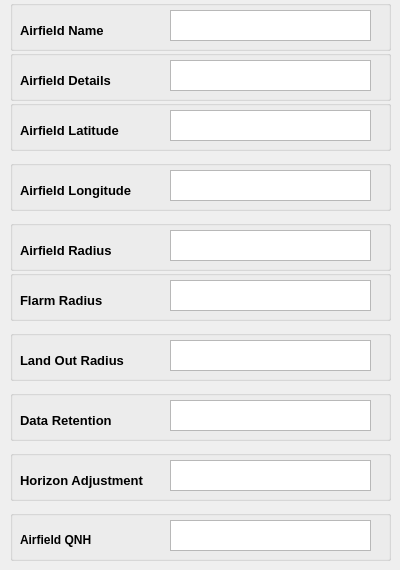
        <widget class="QWidget" name="AirfieldConfig">
         <attribute name="title">
          <string>Airfield Data</string>
         </attribute>
         <widget class="QGroupBox" name="AirfieldGroupBox">
          <property name="geometry">
           <rect>
            <x>10</x>
            <y>0</y>
            <width>381</width>
            <height>51</height>
           </rect>
          </property>
          <property name="toolTip">
           <string>&lt;html&gt;&lt;head/&gt;&lt;body&gt;&lt;p&gt;Name of airfield in Flarm or OGN databases&lt;/p&gt;&lt;/body&gt;&lt;/html&gt;</string>
          </property>
          <property name="title">
           <string/>
          </property>
          <widget class="QLabel" name="AirfieldBaseLabel">
           <property name="geometry">
            <rect>
             <x>10</x>
             <y>20</y>
             <width>151</width>
             <height>20</height>
            </rect>
           </property>
           <property name="font">
            <font>
             <pointsize>10</pointsize>
             <weight>75</weight>
             <bold>true</bold>
            </font>
           </property>
           <property name="text">
            <string>Airfield Name</string>
           </property>
          </widget>
          <widget class="QTextEdit" name="AirfieldBase">
           <property name="geometry">
            <rect>
             <x>160</x>
             <y>10</y>
             <width>201</width>
             <height>31</height>
            </rect>
           </property>
          </widget>
         </widget>
         <widget class="QGroupBox" name="AirfieldDetailsBox">
          <property name="geometry">
           <rect>
            <x>10</x>
            <y>50</y>
            <width>381</width>
            <height>51</height>
           </rect>
          </property>
          <property name="toolTip">
           <string>&lt;html&gt;&lt;head/&gt;&lt;body&gt;&lt;p&gt;Long name of airfield&lt;/p&gt;&lt;/body&gt;&lt;/html&gt;</string>
          </property>
          <property name="title">
           <string/>
          </property>
          <widget class="QLabel" name="AirfieldDetailsLabel">
           <property name="geometry">
            <rect>
             <x>10</x>
             <y>20</y>
             <width>151</width>
             <height>20</height>
            </rect>
           </property>
           <property name="font">
            <font>
             <pointsize>10</pointsize>
             <weight>75</weight>
             <bold>true</bold>
            </font>
           </property>
           <property name="text">
            <string>Airfield Details</string>
           </property>
          </widget>
          <widget class="QTextEdit" name="AirfieldDetails">
           <property name="geometry">
            <rect>
             <x>160</x>
             <y>10</y>
             <width>201</width>
             <height>31</height>
            </rect>
           </property>
           <property name="sizePolicy">
            <sizepolicy hsizetype="Expanding" vsizetype="Ignored">
             <horstretch>0</horstretch>
             <verstretch>0</verstretch>
            </sizepolicy>
           </property>
           <property name="font">
            <font>
             <pointsize>8</pointsize>
             <weight>50</weight>
             <bold>false</bold>
            </font>
           </property>
          </widget>
         </widget>
         <widget class="QGroupBox" name="AirfieldLatitudeBox">
          <property name="geometry">
           <rect>
            <x>10</x>
            <y>100</y>
            <width>381</width>
            <height>51</height>
           </rect>
          </property>
          <property name="toolTip">
           <string>&lt;html&gt;&lt;head/&gt;&lt;body&gt;&lt;p&gt;Latitude of Base Airfield&lt;/p&gt;&lt;/body&gt;&lt;/html&gt;</string>
          </property>
          <property name="title">
           <string/>
          </property>
          <widget class="QLabel" name="AirfieldLatitudeLabel">
           <property name="geometry">
            <rect>
             <x>10</x>
             <y>20</y>
             <width>151</width>
             <height>20</height>
            </rect>
           </property>
           <property name="font">
            <font>
             <pointsize>10</pointsize>
             <weight>75</weight>
             <bold>true</bold>
            </font>
           </property>
           <property name="text">
            <string>Airfield Latitude</string>
           </property>
          </widget>
          <widget class="QTextEdit" name="AirfieldLatitude">
           <property name="geometry">
            <rect>
             <x>160</x>
             <y>10</y>
             <width>201</width>
             <height>31</height>
            </rect>
           </property>
           <property name="toolTip">
            <string>&lt;html&gt;&lt;head/&gt;&lt;body&gt;&lt;p&gt;Format is: d.dddd N|S&lt;/p&gt;&lt;/body&gt;&lt;/html&gt;</string>
           </property>
          </widget>
         </widget>
         <widget class="QGroupBox" name="AirfieldLongitudeBox">
          <property name="geometry">
           <rect>
            <x>10</x>
            <y>160</y>
            <width>381</width>
            <height>51</height>
           </rect>
          </property>
          <property name="toolTip">
           <string>&lt;html&gt;&lt;head/&gt;&lt;body&gt;&lt;p&gt;Longitude of base airfield&lt;/p&gt;&lt;/body&gt;&lt;/html&gt;</string>
          </property>
          <property name="title">
           <string/>
          </property>
          <widget class="QLabel" name="AirfieldLongitudeLabel">
           <property name="geometry">
            <rect>
             <x>10</x>
             <y>20</y>
             <width>151</width>
             <height>20</height>
            </rect>
           </property>
           <property name="font">
            <font>
             <pointsize>10</pointsize>
             <weight>75</weight>
             <bold>true</bold>
            </font>
           </property>
           <property name="text">
            <string>Airfield Longitude</string>
           </property>
          </widget>
          <widget class="QTextEdit" name="AirfieldLongitude">
           <property name="geometry">
            <rect>
             <x>160</x>
             <y>10</y>
             <width>201</width>
             <height>31</height>
            </rect>
           </property>
           <property name="toolTip">
            <string>&lt;html&gt;&lt;head/&gt;&lt;body&gt;&lt;p&gt;Format is: d.dddd E|W&lt;/p&gt;&lt;/body&gt;&lt;/html&gt;</string>
           </property>
          </widget>
         </widget>
         <widget class="QGroupBox" name="AirfieldFlarmRadiusBox">
          <property name="geometry">
           <rect>
            <x>10</x>
            <y>270</y>
            <width>381</width>
            <height>51</height>
           </rect>
          </property>
          <property name="toolTip">
           <string>&lt;html&gt;&lt;head/&gt;&lt;body&gt;&lt;p&gt;Radius of Flarm signals to be included, in Km&lt;/p&gt;&lt;/body&gt;&lt;/html&gt;</string>
          </property>
          <property name="title">
           <string/>
          </property>
          <widget class="QLabel" name="AirfieldFlarmRadiusLabel">
           <property name="geometry">
            <rect>
             <x>10</x>
             <y>20</y>
             <width>151</width>
             <height>20</height>
            </rect>
           </property>
           <property name="font">
            <font>
             <pointsize>10</pointsize>
             <weight>75</weight>
             <bold>true</bold>
            </font>
           </property>
           <property name="text">
            <string>Flarm Radius</string>
           </property>
          </widget>
          <widget class="QTextEdit" name="AirfieldFlarmRadius">
           <property name="geometry">
            <rect>
             <x>160</x>
             <y>10</y>
             <width>201</width>
             <height>31</height>
            </rect>
           </property>
           <property name="toolTip">
            <string>&lt;html&gt;&lt;head/&gt;&lt;body&gt;&lt;p&gt;Format is: d.dddd E|W&lt;/p&gt;&lt;/body&gt;&lt;/html&gt;</string>
           </property>
          </widget>
         </widget>
         <widget class="QGroupBox" name="LandOutRadiusBox">
          <property name="geometry">
           <rect>
            <x>10</x>
            <y>330</y>
            <width>381</width>
            <height>51</height>
           </rect>
          </property>
          <property name="toolTip">
           <string>&lt;html&gt;&lt;head/&gt;&lt;body&gt;&lt;p&gt;Distance from airfield centre considered a 'Land Out' in metres&lt;/p&gt;&lt;/body&gt;&lt;/html&gt;</string>
          </property>
          <property name="title">
           <string/>
          </property>
          <widget class="QLabel" name="LandOutRadiusLabel">
           <property name="geometry">
            <rect>
             <x>10</x>
             <y>20</y>
             <width>151</width>
             <height>20</height>
            </rect>
           </property>
           <property name="font">
            <font>
             <pointsize>10</pointsize>
             <weight>75</weight>
             <bold>true</bold>
            </font>
           </property>
           <property name="text">
            <string>Land Out Radius</string>
           </property>
          </widget>
          <widget class="QTextEdit" name="LandOutRadius">
           <property name="geometry">
            <rect>
             <x>160</x>
             <y>10</y>
             <width>201</width>
             <height>31</height>
            </rect>
           </property>
           <property name="toolTip">
            <string>&lt;html&gt;&lt;head/&gt;&lt;body&gt;&lt;p&gt;Format is: d &lt;/p&gt;&lt;/body&gt;&lt;/html&gt;</string>
           </property>
          </widget>
         </widget>
         <widget class="QGroupBox" name="DataRetentionBox">
          <property name="geometry">
           <rect>
            <x>10</x>
            <y>390</y>
            <width>381</width>
            <height>51</height>
           </rect>
          </property>
          <property name="toolTip">
           <string>&lt;html&gt;&lt;head/&gt;&lt;body&gt;&lt;p&gt;Time in days to retain flogger data before deleting it&lt;/p&gt;&lt;/body&gt;&lt;/html&gt;</string>
          </property>
          <property name="title">
           <string/>
          </property>
          <widget class="QLabel" name="DataRetentionLabel">
           <property name="geometry">
            <rect>
             <x>10</x>
             <y>20</y>
             <width>151</width>
             <height>20</height>
            </rect>
           </property>
           <property name="font">
            <font>
             <pointsize>10</pointsize>
             <weight>75</weight>
             <bold>true</bold>
            </font>
           </property>
           <property name="text">
            <string>Data Retention</string>
           </property>
          </widget>
          <widget class="QTextEdit" name="DataRetentionTime">
           <property name="geometry">
            <rect>
             <x>160</x>
             <y>10</y>
             <width>201</width>
             <height>31</height>
            </rect>
           </property>
           <property name="toolTip">
            <string>&lt;html&gt;&lt;head/&gt;&lt;body&gt;&lt;p&gt;Format is: d Days&lt;/p&gt;&lt;/body&gt;&lt;/html&gt;</string>
           </property>
          </widget>
         </widget>
         <widget class="QGroupBox" name="HorizonAdjustmentBox">
          <property name="geometry">
           <rect>
            <x>10</x>
            <y>450</y>
            <width>381</width>
            <height>51</height>
           </rect>
          </property>
          <property name="toolTip">
           <string>&lt;html&gt;&lt;head/&gt;&lt;body&gt;&lt;p&gt;Adjustment for the horizon in decimal:seconds degrees:seconds from field location for sunset. Negative values mean lower angle&lt;/p&gt;&lt;/body&gt;&lt;/html&gt;</string>
          </property>
          <property name="title">
           <string/>
          </property>
          <widget class="QLabel" name="HorizonAdjustmentLabel">
           <property name="geometry">
            <rect>
             <x>10</x>
             <y>20</y>
             <width>171</width>
             <height>20</height>
            </rect>
           </property>
           <property name="font">
            <font>
             <pointsize>10</pointsize>
             <weight>75</weight>
             <bold>true</bold>
            </font>
           </property>
           <property name="text">
            <string>Horizon Adjustment</string>
           </property>
          </widget>
          <widget class="QTextEdit" name="HorizonAdjustment">
           <property name="geometry">
            <rect>
             <x>160</x>
             <y>10</y>
             <width>201</width>
             <height>31</height>
            </rect>
           </property>
           <property name="toolTip">
            <string>&lt;html&gt;&lt;head/&gt;&lt;body&gt;&lt;p&gt;Format is: d&lt;/p&gt;&lt;/body&gt;&lt;/html&gt;</string>
           </property>
          </widget>
         </widget>
         <widget class="QGroupBox" name="AirfieldQNHBox">
          <property name="geometry">
           <rect>
            <x>10</x>
            <y>510</y>
            <width>381</width>
            <height>51</height>
           </rect>
          </property>
          <property name="toolTip">
           <string>&lt;html&gt;&lt;head/&gt;&lt;body&gt;&lt;p&gt;QNH ie ASL in metres for airfield at lat/logitude, if set to 0, elevation is automatically looked up from database&lt;/p&gt;&lt;/body&gt;&lt;/html&gt;</string>
          </property>
          <property name="title">
           <string/>
          </property>
          <widget class="QLabel" name="AirfieldQNHLabel">
           <property name="geometry">
            <rect>
             <x>10</x>
             <y>20</y>
             <width>181</width>
             <height>20</height>
            </rect>
           </property>
           <property name="font">
            <font>
             <pointsize>9</pointsize>
             <weight>75</weight>
             <bold>true</bold>
            </font>
           </property>
           <property name="text">
            <string>Airfield QNH</string>
           </property>
          </widget>
          <widget class="QTextEdit" name="AirfieldQNH">
           <property name="geometry">
            <rect>
             <x>160</x>
             <y>10</y>
             <width>201</width>
             <height>31</height>
            </rect>
           </property>
          </widget>
         </widget>
         <widget class="QGroupBox" name="AirfieldRadiusBox">
          <property name="geometry">
           <rect>
            <x>10</x>
            <y>220</y>
            <width>381</width>
            <height>51</height>
           </rect>
          </property>
          <property name="toolTip">
           <string>&lt;html&gt;&lt;head/&gt;&lt;body&gt;&lt;p&gt;Radius of Airfield in Km&lt;/p&gt;&lt;/body&gt;&lt;/html&gt;</string>
          </property>
          <property name="title">
           <string/>
          </property>
          <widget class="QLabel" name="AirfieldRadiusLabel">
           <property name="geometry">
            <rect>
             <x>10</x>
             <y>20</y>
             <width>151</width>
             <height>20</height>
            </rect>
           </property>
           <property name="font">
            <font>
             <pointsize>10</pointsize>
             <weight>75</weight>
             <bold>true</bold>
            </font>
           </property>
           <property name="text">
            <string>Airfield Radius</string>
           </property>
          </widget>
          <widget class="QTextEdit" name="AirfieldRadius">
           <property name="geometry">
            <rect>
             <x>160</x>
             <y>10</y>
             <width>201</width>
             <height>31</height>
            </rect>
           </property>
           <property name="toolTip">
            <string>&lt;html&gt;&lt;head/&gt;&lt;body&gt;&lt;p&gt;Format is: d.dddd E|W&lt;/p&gt;&lt;/body&gt;&lt;/html&gt;</string>
           </property>
          </widget>
         </widget>
        </widget>
